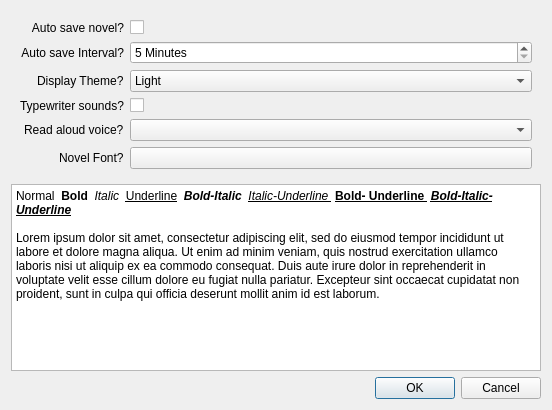
<?xml version="1.0" encoding="UTF-8"?>
<ui version="4.0">
 <class>PreferencesDialog</class>
 <widget class="QDialog" name="PreferencesDialog">
  <property name="geometry">
   <rect>
    <x>0</x>
    <y>0</y>
    <width>552</width>
    <height>410</height>
   </rect>
  </property>
  <property name="windowTitle">
   <string>Dialog</string>
  </property>
  <layout class="QVBoxLayout" name="verticalLayout">
   <item>
    <widget class="QFrame" name="frame">
     <property name="frameShape">
      <enum>QFrame::Shape::NoFrame</enum>
     </property>
     <property name="frameShadow">
      <enum>QFrame::Shadow::Plain</enum>
     </property>
     <property name="lineWidth">
      <number>0</number>
     </property>
     <layout class="QFormLayout" name="formLayout">
      <property name="labelAlignment">
       <set>Qt::AlignmentFlag::AlignRight|Qt::AlignmentFlag::AlignTrailing|Qt::AlignmentFlag::AlignVCenter</set>
      </property>
      <property name="formAlignment">
       <set>Qt::AlignmentFlag::AlignLeading|Qt::AlignmentFlag::AlignLeft|Qt::AlignmentFlag::AlignVCenter</set>
      </property>
      <item row="0" column="0">
       <widget class="QLabel" name="label">
        <property name="text">
         <string>Auto save novel?</string>
        </property>
        <property name="alignment">
         <set>Qt::AlignmentFlag::AlignRight|Qt::AlignmentFlag::AlignTrailing|Qt::AlignmentFlag::AlignVCenter</set>
        </property>
       </widget>
      </item>
      <item row="0" column="1">
       <widget class="QCheckBox" name="autoSaveCheckBox">
        <property name="text">
         <string/>
        </property>
       </widget>
      </item>
      <item row="1" column="0">
       <widget class="QLabel" name="label_2">
        <property name="text">
         <string>Auto save Interval?</string>
        </property>
        <property name="alignment">
         <set>Qt::AlignmentFlag::AlignRight|Qt::AlignmentFlag::AlignTrailing|Qt::AlignmentFlag::AlignVCenter</set>
        </property>
       </widget>
      </item>
      <item row="1" column="1">
       <widget class="QSpinBox" name="autoSaveIntervalSpinBox">
        <property name="suffix">
         <string> Minutes</string>
        </property>
        <property name="minimum">
         <number>5</number>
        </property>
        <property name="value">
         <number>5</number>
        </property>
       </widget>
      </item>
      <item row="2" column="0">
       <widget class="QLabel" name="label_3">
        <property name="text">
         <string>Display Theme?</string>
        </property>
       </widget>
      </item>
      <item row="2" column="1">
       <widget class="QComboBox" name="displayThemeComboBox">
        <item>
         <property name="text">
          <string>Light</string>
         </property>
        </item>
        <item>
         <property name="text">
          <string>Dark</string>
         </property>
        </item>
        <item>
         <property name="text">
          <string>System</string>
         </property>
        </item>
       </widget>
      </item>
      <item row="3" column="0">
       <widget class="QLabel" name="label_4">
        <property name="text">
         <string>Typewriter sounds?</string>
        </property>
       </widget>
      </item>
      <item row="3" column="1">
       <widget class="QCheckBox" name="typewriteSoundsCheckBox">
        <property name="text">
         <string/>
        </property>
       </widget>
      </item>
      <item row="4" column="0">
       <widget class="QLabel" name="label_5">
        <property name="text">
         <string>Read aloud voice?</string>
        </property>
       </widget>
      </item>
      <item row="4" column="1">
       <widget class="QComboBox" name="readAloudVoiceComboBox"/>
      </item>
      <item row="5" column="0">
       <widget class="QLabel" name="label_6">
        <property name="text">
         <string>Novel Font?</string>
        </property>
       </widget>
      </item>
      <item row="5" column="1">
       <widget class="QPushButton" name="novelFontPushButton">
        <property name="text">
         <string/>
        </property>
       </widget>
      </item>
     </layout>
    </widget>
   </item>
   <item>
    <widget class="QTextEdit" name="textEdit">
     <property name="readOnly">
      <bool>true</bool>
     </property>
     <property name="html">
      <string>&lt;!DOCTYPE HTML PUBLIC &quot;-//W3C//DTD HTML 4.0//EN&quot; &quot;http://www.w3.org/TR/REC-html40/strict.dtd&quot;&gt;
&lt;html&gt;&lt;head&gt;&lt;meta name=&quot;qrichtext&quot; content=&quot;1&quot; /&gt;&lt;meta charset=&quot;utf-8&quot; /&gt;&lt;style type=&quot;text/css&quot;&gt;
p, li { white-space: pre-wrap; }
hr { height: 1px; border-width: 0; }
li.unchecked::marker { content: &quot;\2610&quot;; }
li.checked::marker { content: &quot;\2612&quot;; }
&lt;/style&gt;&lt;/head&gt;&lt;body style=&quot; font-family:'Segoe UI'; font-size:9pt; font-weight:400; font-style:normal;&quot;&gt;
&lt;p style=&quot; margin-top:0px; margin-bottom:0px; margin-left:0px; margin-right:0px; -qt-block-indent:0; text-indent:0px;&quot;&gt;Normal  &lt;span style=&quot; font-weight:700;&quot;&gt;Bold&lt;/span&gt;  &lt;span style=&quot; font-style:italic;&quot;&gt;Italic&lt;/span&gt;  &lt;span style=&quot; text-decoration: underline;&quot;&gt;Underline&lt;/span&gt;  &lt;span style=&quot; font-weight:700; font-style:italic;&quot;&gt;Bold-Italic &lt;/span&gt; &lt;span style=&quot; font-style:italic; text-decoration: underline;&quot;&gt;Italic-Underline &lt;/span&gt; &lt;span style=&quot; font-weight:700; text-decoration: underline;&quot;&gt;Bold- Underline &lt;/span&gt; &lt;span style=&quot; font-weight:700; font-style:italic; text-decoration: underline;&quot;&gt;Bold-Italic-Underline&lt;/span&gt;&lt;/p&gt;
&lt;p style=&quot;-qt-paragraph-type:empty; margin-top:0px; margin-bottom:0px; margin-left:0px; margin-right:0px; -qt-block-indent:0; text-indent:0px;&quot;&gt;&lt;br /&gt;&lt;/p&gt;
&lt;p style=&quot; margin-top:0px; margin-bottom:0px; margin-left:0px; margin-right:0px; -qt-block-indent:0; text-indent:0px;&quot;&gt;Lorem ipsum dolor sit amet, consectetur adipiscing elit, sed do eiusmod tempor incididunt ut labore et dolore magna aliqua. Ut enim ad minim veniam, quis nostrud exercitation ullamco laboris nisi ut aliquip ex ea commodo consequat. Duis aute irure dolor in reprehenderit in voluptate velit esse cillum dolore eu fugiat nulla pariatur. Excepteur sint occaecat cupidatat non proident, sunt in culpa qui officia deserunt mollit anim id est laborum.&lt;/p&gt;&lt;/body&gt;&lt;/html&gt;</string>
     </property>
    </widget>
   </item>
   <item>
    <widget class="QDialogButtonBox" name="buttonBox">
     <property name="orientation">
      <enum>Qt::Orientation::Horizontal</enum>
     </property>
     <property name="standardButtons">
      <set>QDialogButtonBox::StandardButton::Cancel|QDialogButtonBox::StandardButton::Ok</set>
     </property>
    </widget>
   </item>
  </layout>
 </widget>
 <resources/>
 <connections>
  <connection>
   <sender>buttonBox</sender>
   <signal>accepted()</signal>
   <receiver>PreferencesDialog</receiver>
   <slot>accept()</slot>
   <hints>
    <hint type="sourcelabel">
     <x>248</x>
     <y>254</y>
    </hint>
    <hint type="destinationlabel">
     <x>157</x>
     <y>274</y>
    </hint>
   </hints>
  </connection>
  <connection>
   <sender>buttonBox</sender>
   <signal>rejected()</signal>
   <receiver>PreferencesDialog</receiver>
   <slot>reject()</slot>
   <hints>
    <hint type="sourcelabel">
     <x>316</x>
     <y>260</y>
    </hint>
    <hint type="destinationlabel">
     <x>286</x>
     <y>274</y>
    </hint>
   </hints>
  </connection>
 </connections>
</ui>
